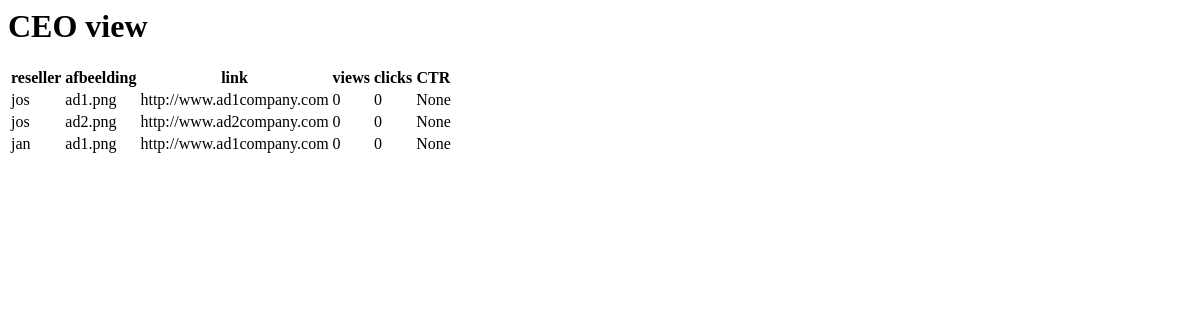
The app's page /ceo, older data.
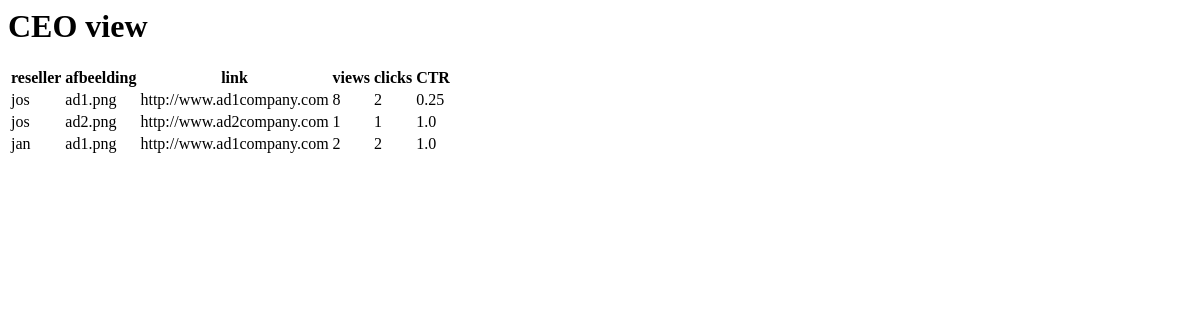
The same page, newer data.
### tables this page shows
CREATE TABLE "ResellerAd" (
	"id"	INTEGER,
	"reseller_id"	INTEGER,
	"ad_id"	INTEGER,
	"aantal_views"	INTEGER,
	"aantal_clicks"	INTEGER,
	PRIMARY KEY("id")
);

CREATE TABLE "Reseller" (
	"id"	INTEGER,
	"naam"	TEXT,
	PRIMARY KEY("id")
);

CREATE TABLE "Ad" (
	"id"	INTEGER,
	"afbeelding"	TEXT,
	"link"	TEXT,
	PRIMARY KEY("id")
);

### main.py (the view)
@app.route('/ceo')
def ceo():
    lines = get_db().get_ceo_stats()
    return render_template('ceo.html', lines=lines)

### db.py (called while the page is built)
    def get_ceo_stats(self):
        qry = self.db.execute('''
            SELECT naam as reseller, afbeelding, link, aantal_views, aantal_clicks, ROUND(aantal_clicks*1.0/aantal_views, 2) as CTR
            FROM ResellerAd
            JOIN Reseller
              ON Reseller.id = ResellerAd.reseller_id
            JOIN Ad
              ON Ad.id = ResellerAd.ad_id
            ''')
        lines = []
        for row in qry:
            lines.append(CeoResellerInfo(
                row[0],
                row[1],
                row[2],
                row[3],
                row[4],
                row[5]
            ))
        return lines

### main.py (called while the page is built)
def get_db():
    if 'db' not in g:
        g.db = Db()
    return g.db

### templates/ceo.html
<h1>CEO view</h1>
<table>
    <tr>
        <th>reseller</th>
        <th>afbeelding</th>
        <th>link</th>
        <th>views</th>
        <th>clicks</th>
        <th>CTR</th>
    </tr>
    {% for item in lines %}
    <tr>
        <td>{{item.reseller}}</td>
        <td>{{item.afbeelding}}</td>
        <td>{{item.link}}</td>
        <td>{{item.aantal_views}}</td>
        <td>{{item.aantal_clicks}}</td>
        <td>{{item.CTR}}</td>
    </tr>
    {% endfor %}
</table>

Row changes from the older to the newer data that the page shows:
changed ResellerAd (number 1 of 3 on the later page): aantal_views "0" → "8"; aantal_clicks "0" → "2"; CTR "None" → "0.25"
changed ResellerAd "ad2.png": aantal_views "0" → "1"; aantal_clicks "0" → "1"; CTR "None" → "1.0"
changed ResellerAd "jan": aantal_views "0" → "2"; aantal_clicks "0" → "2"; CTR "None" → "1.0"
